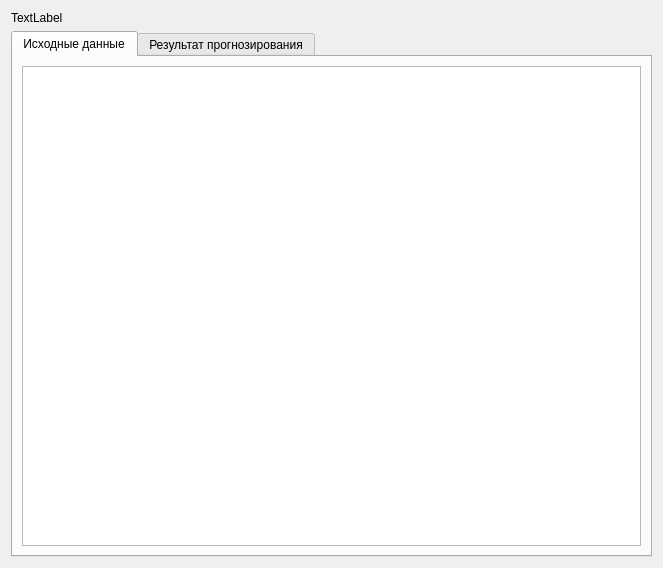
<?xml version="1.0" encoding="UTF-8"?>
<ui version="4.0">
 <class>ForecastSimple</class>
 <widget class="QWidget" name="ForecastSimple">
  <property name="geometry">
   <rect>
    <x>0</x>
    <y>0</y>
    <width>663</width>
    <height>568</height>
   </rect>
  </property>
  <property name="windowTitle">
   <string>Form</string>
  </property>
  <layout class="QVBoxLayout" name="verticalLayout">
   <item>
    <layout class="QGridLayout" name="gridLayout"/>
   </item>
   <item>
    <widget class="QLabel" name="namelbl">
     <property name="text">
      <string>TextLabel</string>
     </property>
    </widget>
   </item>
   <item>
    <widget class="QTabWidget" name="forecastBox">
     <property name="currentIndex">
      <number>0</number>
     </property>
     <widget class="QWidget" name="forecastBoxPage1">
      <attribute name="title">
       <string>Исходные данные</string>
      </attribute>
      <layout class="QHBoxLayout" name="horizontalLayout">
       <item>
        <widget class="QTreeView" name="treeViewSrc">
         <property name="editTriggers">
          <set>QAbstractItemView::AllEditTriggers</set>
         </property>
         <property name="itemsExpandable">
          <bool>true</bool>
         </property>
         <property name="animated">
          <bool>true</bool>
         </property>
         <property name="wordWrap">
          <bool>true</bool>
         </property>
        </widget>
       </item>
      </layout>
     </widget>
     <widget class="QWidget" name="forecastBoxPage2">
      <attribute name="title">
       <string>Результат прогнозирования</string>
      </attribute>
      <layout class="QHBoxLayout" name="horizontalLayout_2">
       <item>
        <widget class="QTreeView" name="treeViewResult">
         <property name="editTriggers">
          <set>QAbstractItemView::AllEditTriggers</set>
         </property>
         <property name="wordWrap">
          <bool>true</bool>
         </property>
        </widget>
       </item>
      </layout>
     </widget>
    </widget>
   </item>
  </layout>
 </widget>
 <resources/>
 <connections/>
</ui>
